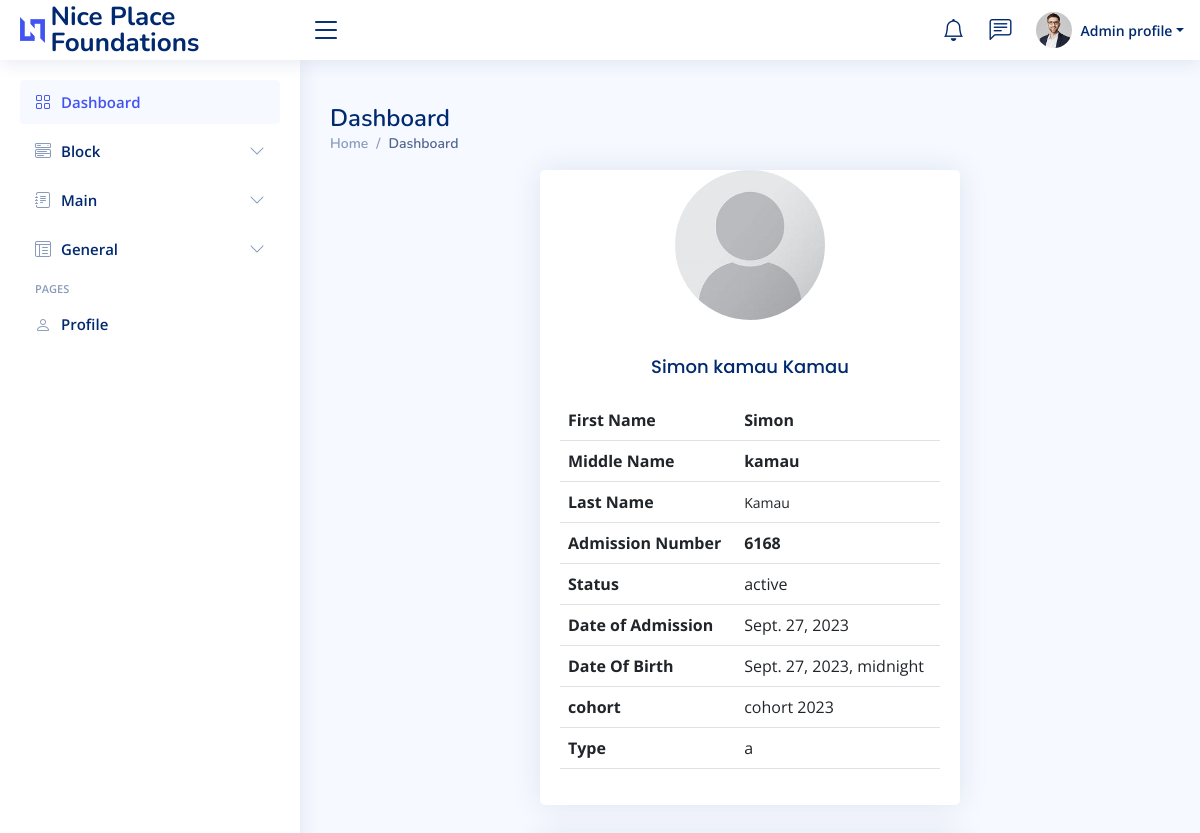
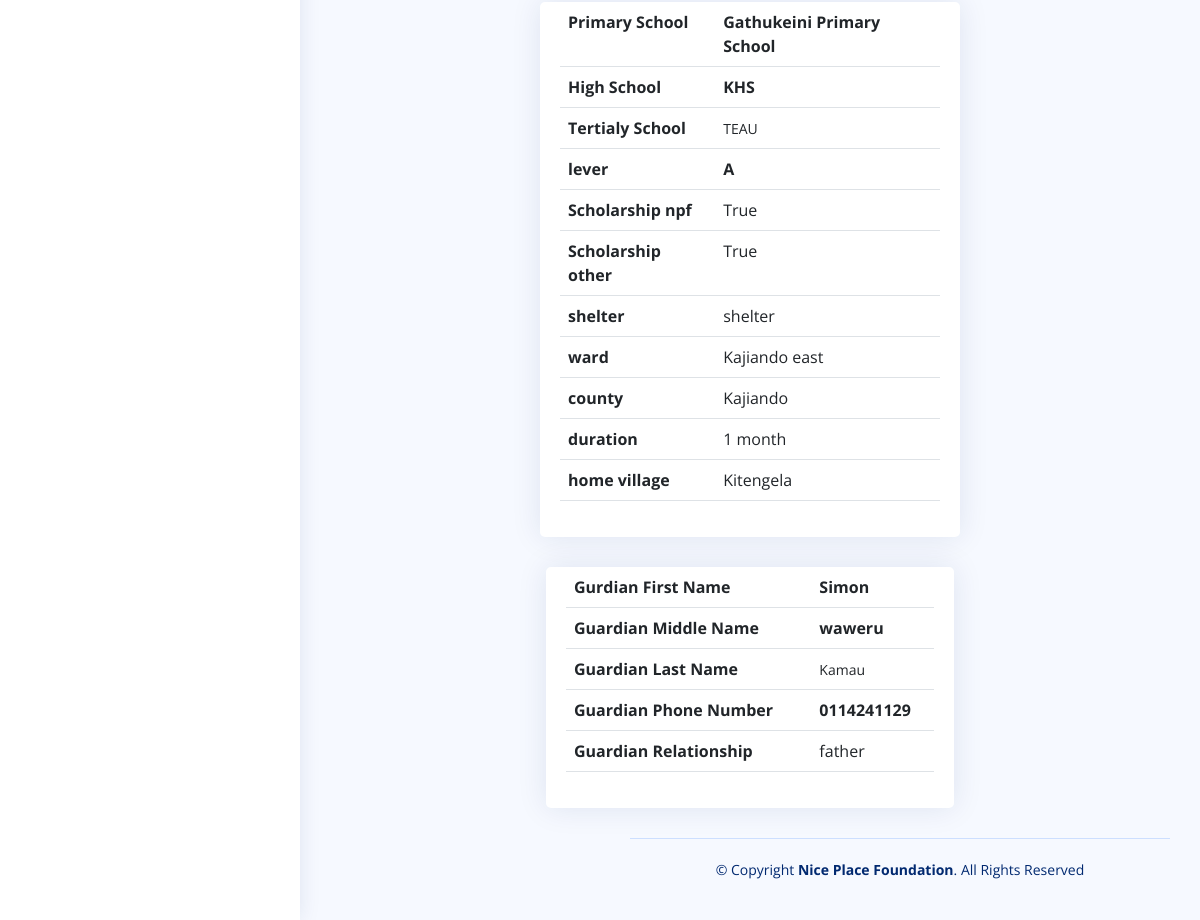
The page /home/student_detail/6168/ on the database its author committed (2 pictures, top to bottom).
### app/models.py (models this page shows, shortened)
class Student(models.Model):
    STATUS_CHOICES = (
        ('active', 'active'),
        ('inactive', 'inactive')
    )
    admission_number = models.IntegerField(primary_key=True)
    first_name = models.CharField(max_length=200)
    middle_name = models.CharField(max_length=200)
    last_name = models.CharField(max_length=200)
    Type = models.CharField(max_length=255, null=True, blank=True)
    cohort = models.ForeignKey(School_blocks, on_delete=models.CASCADE)
    class_name = models.ForeignKey(class_block, on_delete=models.CASCADE)
    date_of_birth = models.DateTimeField(max_length=200)
    primary_school = models.CharField(max_length=200)
    high_school = models.CharField(max_length=255, null=True, blank=True)
    tertialy_school = models.CharField(max_length=255, null=True, blank=True)
    lever = models.CharField(max_length=255, null=True, blank=True)
    scholarship_npf = models.BooleanField(default=False)
    scholarship_other = models.BooleanField(default=False)
    home_village = models.CharField(max_length=255, null=True, blank=True)
    ward = models.CharField(max_length=255, null=True, blank=True)
    county = models.CharField(max_length=255, null=True, blank=True)
    guardian_first_name = models.CharField(max_length=200)
    guardian_middle_name = models.CharField(max_length=200)
    guardian_last_name = models.CharField(max_length=200)
    guardian_phone_number = models.CharField(max_length=200)
    guardian_relationship = models.CharField(max_length=200)
    date_of_admission = models.DateField(auto_now_add=True, blank=True, null=True)
    date_of_graduation = models.DateField(null=True, blank=True)
    duration = models.CharField(max_length=255, null=True, blank=True)
    student_photo = models.ImageField(blank=True, null=True, upload_to="upload/", default="a.png")
    status = models.CharField(max_length=255, choices = STATUS_CHOICES, null=True, blank=True)
    shelter = models.TextField(blank=True, null=True)

class School_blocks(models.Model):
    name = models.CharField(max_length=200)
    start_date = models.DateTimeField(auto_now = True)
    def __str__(self):
        return self.name

### app/student_views.py (the view)
# urls.py: path('student_detail/<int:pk>/', student_views.student_detail, name='student_detail'),
def student_detail(request, pk):
    student = get_object_or_404(Student, pk=pk)
    context = {
        'student' : student
    }
    return render(request, 'Dashboard/student_detail.html', context)

### app/templates/Dashboard/student_detail.html (shortened to what this page needs)
{% extends "Dashboard/base.html" %}
{% load static %}
{% block content %}
 <div class="container ">
  <div class="col">
    <div class="col-md-6 offset-md-3">
      <div class="card">
        <div class="card-body">
          <div class="text-center">
            <img src="{{ student.student_photo.url }}" class="img-fluid rounded-circle" alt="Profile Image" style="width: 150px; height: 150px;">
          </div>
         <div>
          <h3 class="card-title text-center mt-3">{{ student.first_name }} {{ student.middle_name }} {{ student.last_name }}</h3>
          <table class="table">
            <tbody>
              <tr>
                <th>First Name</th>
                <td><b>{{ student.first_name }}</b></td>
              </tr>
              <tr>
                <th>Middle Name</th>
                <td><b>{{ student.middle_name }}</b></td>
              </tr>
              <tr>
                <th>Last Name</th>
                <td><small>{{ student.last_name }}</small></td>
              </tr>
              <tr>
                <th>Admission Number</th>
                <td><b>{{ student.admission_number }}</b></td>
              </tr>
              <tr>
                <th>Status</th>
                <td>{{ student.status }}</td>
              </tr>
              <tr>
                <th>Date of Admission</th>
                <td>{{ student.date_of_admission}}</td>
              </tr>
              <tr>
                <th>Date Of Birth</th>
                <td>{{ student.date_of_birth }}</td>
              </tr>
              <tr>
                <th>cohort</th>
                <td>{{ student.cohort }}</td>
              </tr>
              <th>Type</th>
              <td>{{ student.Type }}</td>
            </tbody>
          </table>
         </div>
        </div>
      </div>
    </div>
  </div>
</div>
 <div class="container ">
  <div class="col">
    <div class="col-md-6 offset-md-3">
      <div class="card">
        <div class="card-body">
          <table class="table">
            <tbody>
              <tr>
                <th>Primary School</th>
                <td><b>{{ student.primary_school }}</b></td>
              </tr>
              <tr>
                <th>High School</th>
                <td><b>{{ student.high_school }}</b></td>
              </tr>
              <tr>
                <th>Tertialy School</th>
                <td><small>{{ student.tertialy_school }}</small></td>
              </tr>
              <tr>
                <th>lever</th>
                <td><b>{{ student.lever }}</b></td>
              </tr>
              <tr>
                <th>Scholarship npf</th>
                <td>{{ student.scholarship_npf }}</td>
              </tr>
              <tr>
                <th>Scholarship other</th>
                <td>{{ student.scholarship_other}}</td>
              </tr>
              <tr>
                <th>shelter</th>
                <td>{{ student.shelter }}</td>
              </tr>
              <tr>
                <th>ward</th>
                <td>{{ student.ward }}</td>
              </tr>
              <tr>
                <th>county</th>
                <td>{{ student.county}}</td>
              </tr>
              <tr>
                <th>duration</th>
                <td>{{ student.duration }}</td>
              </tr>
              <tr>
                <th>home village</th>
                <td>{{ student.home_village }}</td>
              </tr>
            </tbody>
          </table>
         </div>
        </div>
      </div>
    </div>
  </div>
</div>
<div class="container ">
  <div class="col">
    <div class="col-md-6 offset-md-3">
      <div class="card">
        <div class="card-body">
          <table class="table">
            <tbody>
              <tr>
                <th>Gurdian First Name</th>
                <td><b>{{ student.guardian_first_name }}</b></td>
              </tr>
              <tr>
                <th>Guardian Middle Name</th>
                <td><b>{{ student.guardian_middle_name }}</b></td>
              </tr>
              <tr>
                <th>Guardian Last Name</th>
                <td><small>{{ student.guardian_last_name }}</small></td>
              </tr>
              <tr>
                <th>Guardian Phone Number</th>
                <td><b>{{ student.guardian_phone_number }}</b></td>
              </tr>
              <tr>
                <th>Guardian Relationship</th>
                <td>{{ student.guardian_relationship }}</td>
              </tr>
            </tbody>
          </table>
         </div>
        </div>
      </div>
    </div>
  </div>
{% endblock content %}

### static/css/style.css (style rules this page uses)
:root { scroll-behavior: smooth; }
body { font-family: "Open Sans", sans-serif; background: #f6f9ff; color: #444444; }
h1, h2, h3, h4, h5, h6 { font-family: "Nunito", sans-serif; }
.card { margin-bottom: 30px; border: none; border-radius: 5px; box-shadow: 0px 0 30px rgba(1, 41, 112, 0.1); }
.card-title { padding: 20px 0 15px 0; font-size: 18px; font-weight: 500; color: #012970; font-family: "Poppins", sans-serif; }
.card-body { padding: 0 20px 20px 20px; }

### rows shown on the page
Student: student_photo (picture), first_name "Simon", middle_name "kamau", last_name "Kamau", admission_number "6168", status "active", date_of_admission "Sept. 27, 2023", date_of_birth "Sept. 27, 2023, midnight", cohort "cohort 2023", Type "a", primary_school "Gathukeini Primary School", high_school "KHS", tertialy_school "TEAU", lever "A", scholarship_npf "True", scholarship_other "True", shelter "shelter", ward "Kajiando east", county "Kajiando", duration "1 month", home_village "Kitengela", guardian_first_name "Simon", guardian_middle_name "waweru", guardian_last_name "Kamau", guardian_phone_number "0114241129", guardian_relationship "father"
